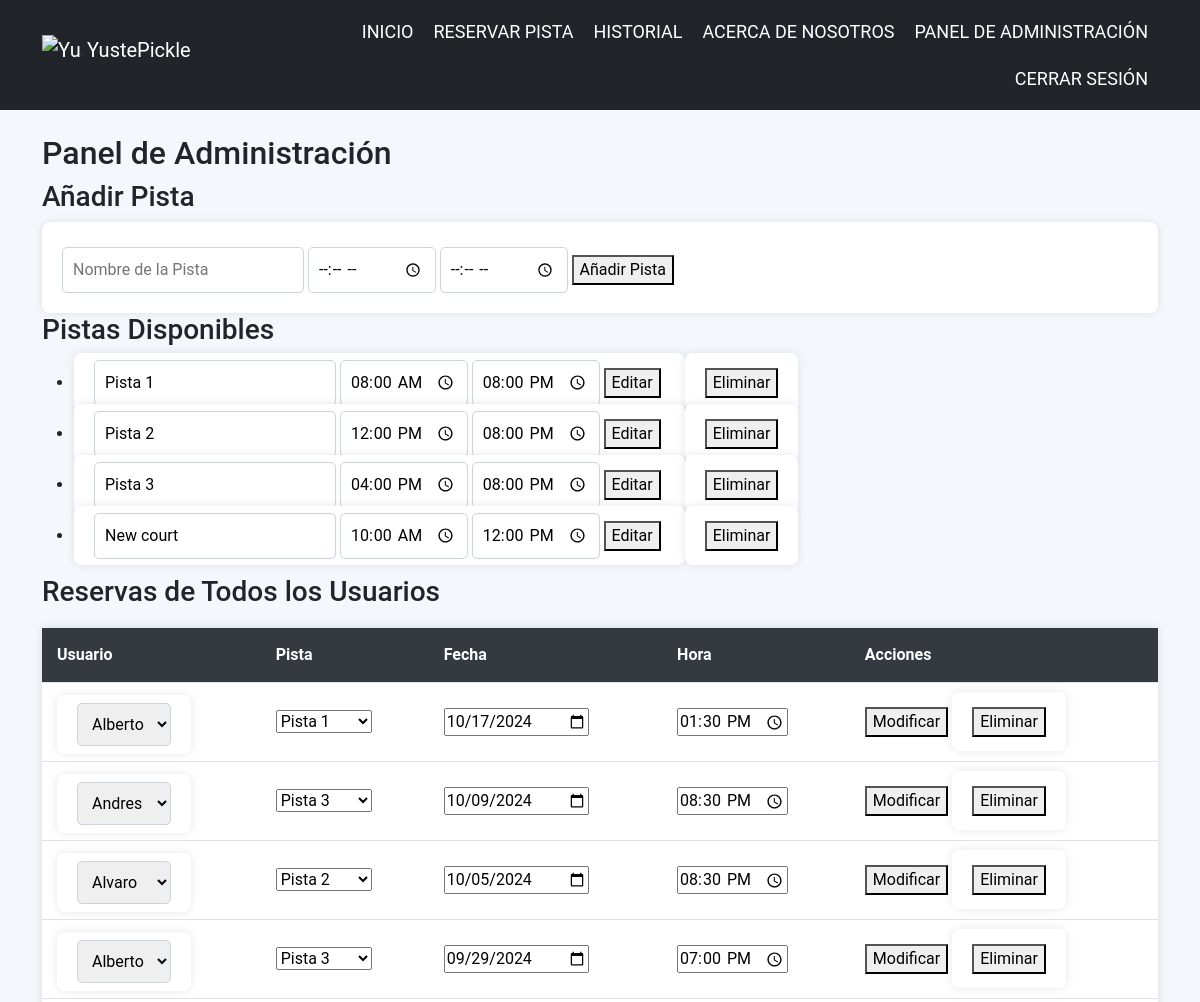
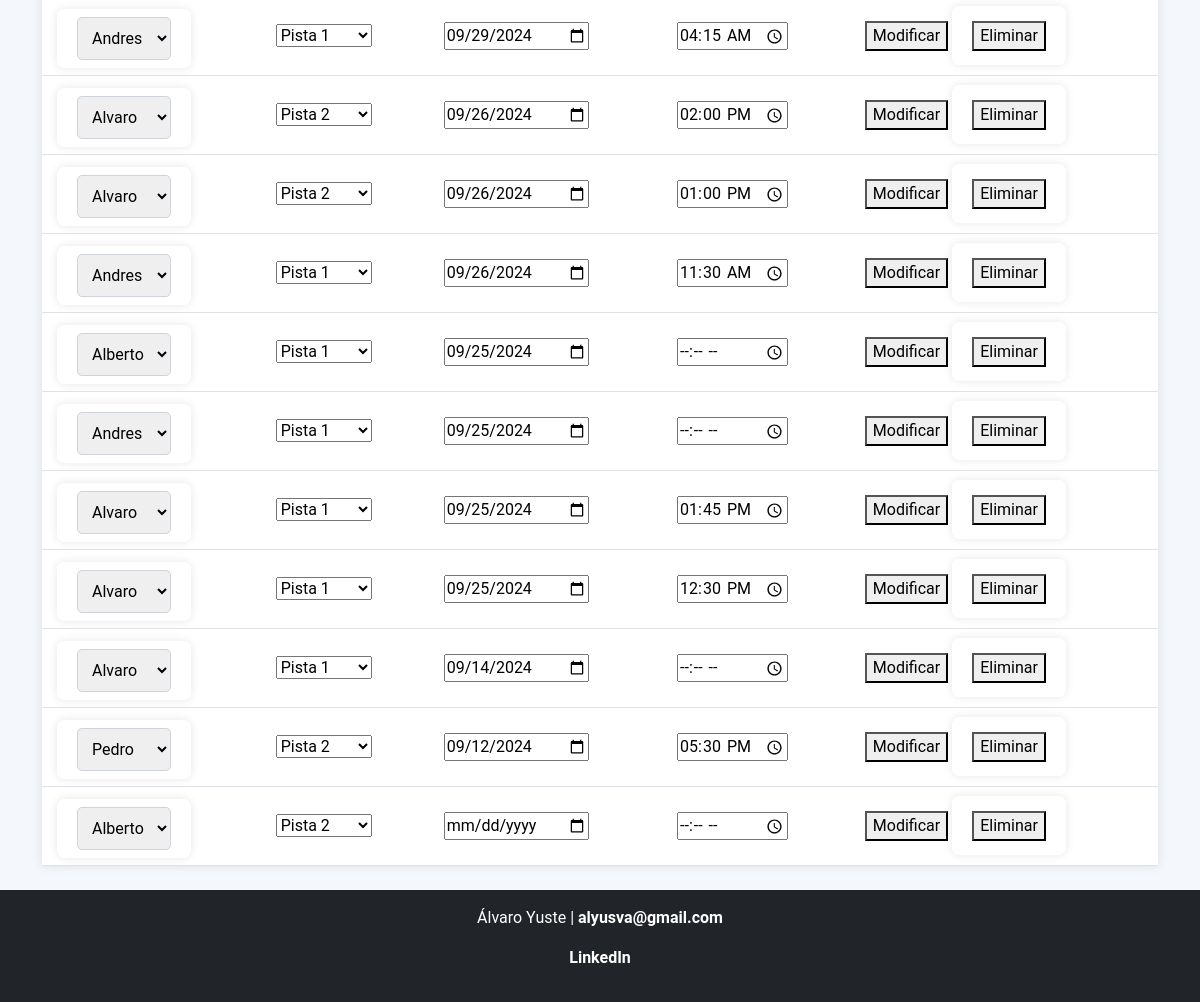
The page /admin (signed in) on the database its author committed (2 pictures, top to bottom).
### tables this page shows
CREATE TABLE courts (
    id INTEGER PRIMARY KEY AUTOINCREMENT,
    court_name TEXT NOT NULL,
    available_from TIME NOT NULL,
    available_to TIME NOT NULL
);

CREATE TABLE reservations (
    id INTEGER PRIMARY KEY AUTOINCREMENT,
    user_id INTEGER NOT NULL,
    court_id INTEGER NOT NULL,
    reservation_time TIMESTAMP NOT NULL DEFAULT CURRENT_TIMESTAMP, date TEXT, time TEXT,
    FOREIGN KEY (user_id) REFERENCES users(id),
    FOREIGN KEY (court_id) REFERENCES courts(id)
);

### app.py (the view)
@app.route("/admin", methods=["GET", "POST"])
@login_required
def admin():
    user_id = session["user_id"]
    user = db.execute("SELECT role FROM users WHERE id = ?", user_id)
    if user[0]["role"] != "admin":
        return "Acceso denegado", 403
    if request.method == "POST":
        court_name = request.form.get("court_name")
        available_from = request.form.get("available_from")
        available_to = request.form.get("available_to")
        if not court_name or not available_from or not available_to:
            flash("Faltan datos", "error")
            return redirect("/admin")
        db.execute("INSERT INTO courts (court_name, available_from, available_to) VALUES (?, ?, ?)",
                   court_name, available_from, available_to)
        flash("Pista añadida con éxito", "success")
        return redirect("/admin")
    else:
        courts = db.execute("SELECT * FROM courts")
        reservations = db.execute("""
            SELECT reservations.id, users.username, users.id AS user_id, courts.court_name, courts.id AS court_id, reservations.date, reservations.time
            FROM reservations
            JOIN users ON reservations.user_id = users.id
            JOIN courts ON reservations.court_id = courts.id
            ORDER BY reservations.date DESC, reservations.time DESC
        """)
        users = db.execute("SELECT id, username FROM users")
        return render_template("admin.html", courts=courts, reservations=reservations, users=users)

### app.py (called while the page is built)
@app.after_request
def after_request(response):
    response.headers["Cache-Control"] = "no-cache, no-store, must-revalidate"
    response.headers["Expires"] = 0
    response.headers["Pragma"] = "no-cache"
    return response

### helpers.py (called while the page is built)
def login_required(f):
    @wraps(f)
    def decorated_function(*args, **kwargs):
        if session.get("user_id") is None:
            return redirect("/login")
        return f(*args, **kwargs)
    return decorated_function

### templates/admin.html (shortened to what this page needs)
{% extends "layout.html" %}
{% block content %}
    <h2>Panel de Administración</h2>
    <h3>Añadir Pista</h3>
    <form action="/admin" method="post">
        <input type="text" name="court_name" placeholder="Nombre de la Pista" required>
        <input type="time" name="available_from" placeholder="Disponible desde" required>
        <input type="time" name="available_to" placeholder="Disponible hasta" required>
        <button type="submit">Añadir Pista</button>
    </form>
    <h3>Pistas Disponibles</h3>
    <ul>
        {% for court in courts %}
        <li>
            <form action="/edit_court" method="post" style="display:inline;">
                <input type="text" name="court_name" value="{{ court.court_name }}">
                <input type="time" name="available_from" value="{{ court.available_from }}">
                <input type="time" name="available_to" value="{{ court.available_to }}">
                <button type="submit">Editar</button>
            </form>
            <form action="/delete_court" method="post" style="display:inline;">
                <button type="submit">Eliminar</button>
            </form>
        </li>
        {% endfor %}
    </ul>
    <h3>Reservas de Todos los Usuarios</h3>
    <table>
        <thead>
            <tr>
                <th>Usuario</th>
                <th>Pista</th>
                <th>Fecha</th>
                <th>Hora</th>
                <th>Acciones</th>
            </tr>
        </thead>
        <tbody>
            {% for reservation in reservations %}
            <tr>
                <td>
                    <form action="/edit_reservation" method="post" style="display:inline;">
                        <select name="user_id">
                            {% for user in users %}
                                <option value="{{ user.id }}" {% if user.id == reservation.user_id %}selected{% endif %}>
                                    {{ user.username }}
                                </option>
                            {% endfor %}
                        </select>
                </td>
                <td>
                        <select name="court_id">
                            {% for court in courts %}
                                <option value="{{ court.id }}" {% if court.id == reservation.court_id %}selected{% endif %}>
                                    {{ court.court_name }}
                                </option>
                            {% endfor %}
                        </select>
                </td>
                <td>
                        <input type="date" name="date" value="{{ reservation.date }}" required>
                </td>
                <td>
                        <input type="time" name="time" value="{{ reservation.time }}" required>
                </td>
                <td>
                        <button type="submit">Modificar</button>
                    <form action="/delete_reservation" method="post" style="display:inline;">
                        <button type="submit">Eliminar</button>
                    </form>
                </td>
            </tr>
            {% endfor %}
        </tbody>
    </table>
{% endblock %}

### static/styles.css (style rules this page uses)
body { background-color: #f4f7fc; font-family: 'Roboto', sans-serif; }
form { background-color: white; padding: 20px; border-radius: 8px; box-shadow: 0 0 10px rgba(0, 0, 0, 0.1); }
form input, form select { margin-top: 5px; padding: 10px; border: 1px solid #ced4da; border-radius: 5px; }
table { width: 100%; margin-top: 20px; background-color: white; box-shadow: 0 0 10px rgba(0, 0, 0, 0.1); border-collapse: collapse; }
table th, table td { padding: 15px; text-align: left; border-bottom: 1px solid #dee2e6; }
table th { background-color: #343a40; color: white; }

### rows shown on the page
courts: court_name "Pista 1", available_from "08:00", available_to "20:00"
courts: court_name "Pista 2", available_from "12:00", available_to "20:00"
courts: court_name "Pista 3", available_from "16:00", available_to "20:00"
courts: court_name "New court", available_from "10:00", available_to "12:00"
reservations: date "10/17/2024", time "13:30"
reservations: date "10/09/2024", time "20:30"
reservations: date "10/05/2024", time "20:30"
reservations: date "09/29/2024", time "19:00"
reservations: date "09/29/2024", time "04:15"
reservations: date "09/26/2024", time "14:00"
reservations: date "09/26/2024", time "13:00"
reservations: date "09/26/2024", time "11:30"
reservations: date "09/25/2024"
reservations: date "09/25/2024"
reservations: date "09/25/2024", time "13:45"
reservations: date "09/25/2024", time "12:30"
reservations: date "09/14/2024"
reservations: date "09/12/2024", time "17:30"

### other values the page prints
form field user_id "Alberto"
form field court_id "Pista 1"
form field user_id "Andres"
form field court_id "Pista 3"
form field user_id "Alvaro"
form field court_id "Pista 2"
form field user_id "Pedro"
